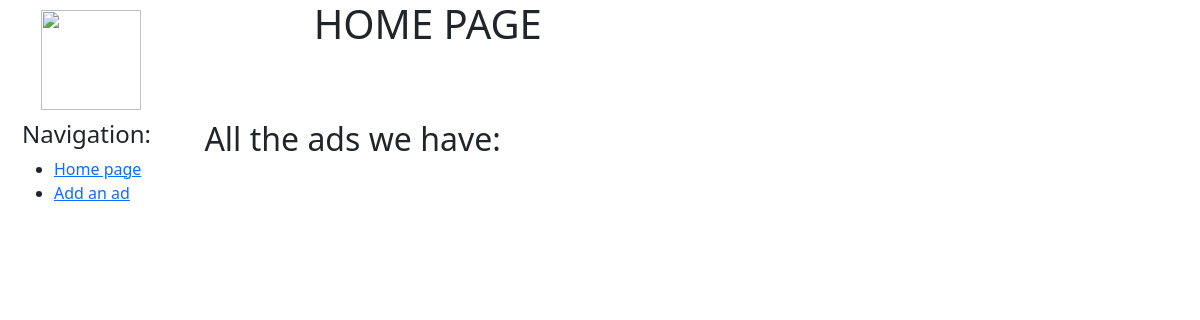
/, run on an earlier commit of the app's database.
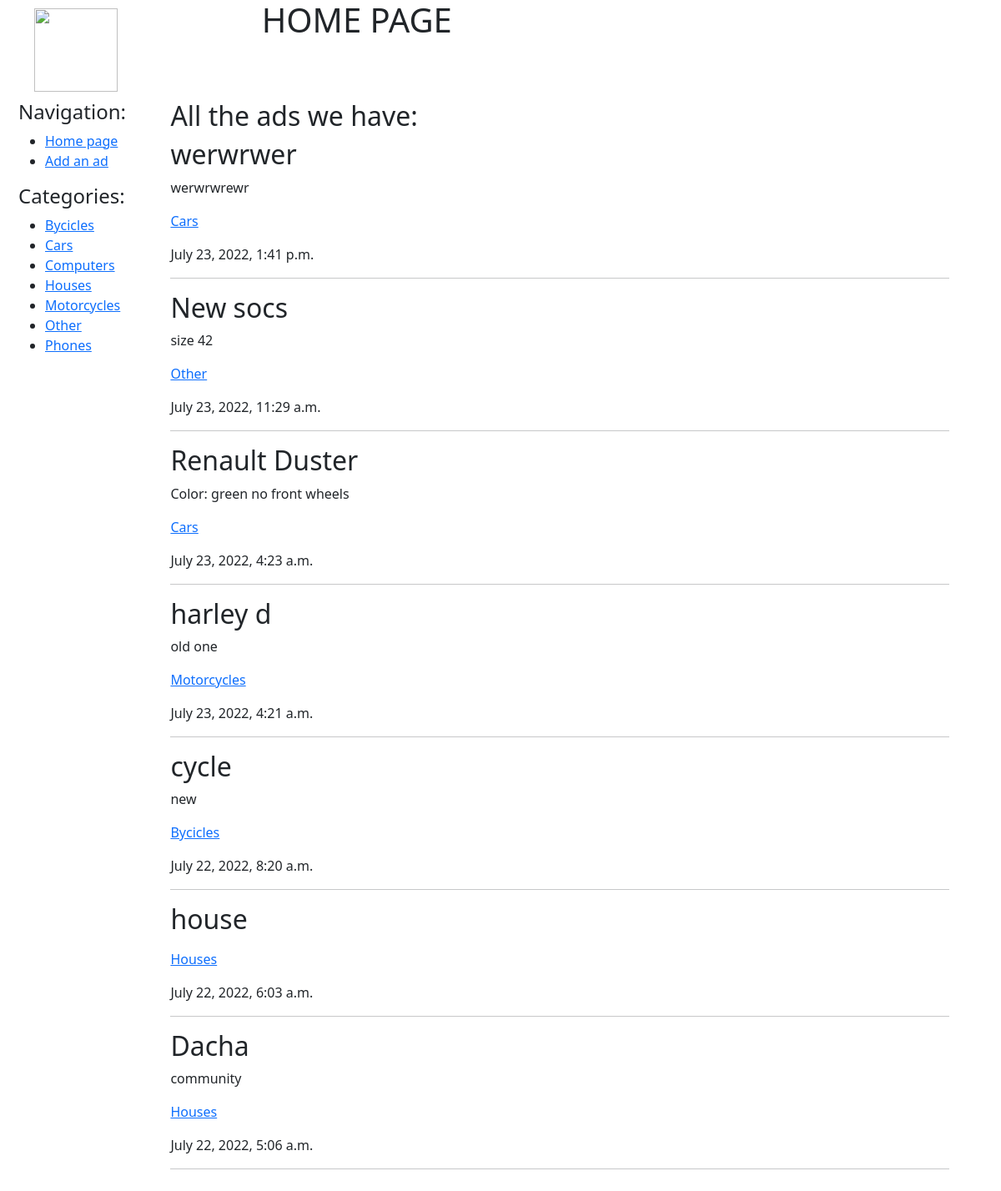
And on a later commit of the database.
### bboard/models.py (models this page shows, shortened)
class Category(models.Model):
    name = models.CharField(max_length=30, db_index=True, verbose_name='Category')
    class Meta:
        ordering = ['name']

class Bb(models.Model):
    title = models.CharField(max_length=50, verbose_name='Title')
    content = models.TextField(null=True, blank=True, verbose_name='Description')
    price = models.FloatField(null=True, blank=True, verbose_name='Price')
    published = models.DateTimeField(auto_now_add=True, db_index=True, verbose_name='Published')
    category = models.ForeignKey(Category, null=True, on_delete=models.PROTECT,
                                 verbose_name='Category')
    class Meta:
        ordering = ['-published']

### bboard/views.py (the view)
# urls.py: path('', views.index, name='home'),
def index(request):
    bbs = Bb.objects.all()
    categories = Category.objects.all()
    context = {'bbs': bbs, 'categories': categories}
    return render(request, 'bboard/index.html', context)

### bboard/templates/bboard/index.html (shortened to what this page needs)
{% extends 'bboard/base.html' %}
{%block pagename%}  <h1>Home Page</h1> {%endblock pagename%}
{%block content%}
    <h2>All the ads we have:</h2>
    {%for bb in bbs%}
        <div>
            <h2>{{bb.title}}</h2>
            <p>{{bb.content}}</p>
            <p><a href="{% url 'by_category' bb.category.pk %}">{{bb.category.name}}</a></p>
            <p>{{bb.published}}</p>
            <hr>
        </div>
    {%endfor%}
{%endblock content%}

### bboard/templates/bboard/base.html (shortened to what this page needs)
<!DOCTYPE html>
<html lang="en">
<head>
    <link href="https://cdn.jsdelivr.net/npm/bootstrap@5.2.0/dist/css/bootstrap.min.css" rel="stylesheet">
    {% load static %}
    <link href="{% static 'css/main.css' %}" rel="stylesheet">
</head>
<body>
<div class="container text-center">
  <div class="row">
    <div class="col" style="width: 15%">
        <img src="{% static 'img/logo.png' %}" style="margin: 10px; width:100px; height:100px;" align="absmiddle">
    </div>
    <div class="col-xxl-" style="width: 84%">
        <div class="header">
            {%block pagename%}   {%endblock pagename%}
        </div>
    </div>
  </div>
</div>
<div class="container text-center">
  <div class="row">
    <div class="col" style="width: 15%">
        <div class="nav" >
            <h4>Navigation:</h4>
            <ul>
                <li><a href="{%url 'home'%}">Home page</a></li>
                <li><a href="{%url 'create'%}">Add an ad</a></li>
            </ul>
            {% if categories %}
                <h4>Categories:</h4>
                    <ul>
                        {%for category in categories%}
                            <li><a href="{% url 'by_category' category.pk %}">{{category.name}}</a></li>
                        {%endfor%}
                    </ul>
            {% endif %}
        </div>
    </div>
    <div class="col-xxl-" style="width: 84%">
        <div class="ad_section">
            {%block content%}  {%endblock content%}
        </div>
    </div>
  </div>
</div>
</body>
</html>

### bboard/static/css/main.css (style rules this page uses)
.header { font-size: 40px; text-transform: uppercase; text-align: center; margin-bottom: 0; width:50%; }
.container { width: 100%; margin: 0; }
.nav { margin:10px; margin-top: 0; font-size: 16px; width: 150px; text-align: left; }
.ad_section { margin:10px; margin-top: 0; font-size: 16px; float: left; text-align: left; width: 100%; }

What changed in the data, as far as the page shows it:
added Category: name "Bycicles"
added Category: name "Cars"
added Category: name "Computers"
added Category: name "Houses"
added Category: name "Motorcycles"
added Category: name "Other"
added Category: name "Phones"
added Bb: title "werwrwer", content "werwrwrewr", category.name "Cars", published "July 23, 2022, 1:41 p.m."
added Bb: title "New socs", content "size 42", category.name "Other", published "July 23, 2022, 11:29 a.m."
added Bb: title "Renault Duster", content "Color: green no front wheels", category.name "Cars", published "July 23, 2022, 4:23 a.m."
added Bb: title "harley d", content "old one", category.name "Motorcycles", published "July 23, 2022, 4:21 a.m."
added Bb: title "cycle", content "new", category.name "Bycicles", published "July 22, 2022, 8:20 a.m."
added Bb: title "house", category.name "Houses", published "July 22, 2022, 6:03 a.m."
added Bb: title "Dacha", content "community", category.name "Houses", published "July 22, 2022, 5:06 a.m."
Also different on the page:
text now shown: "Categories:"
